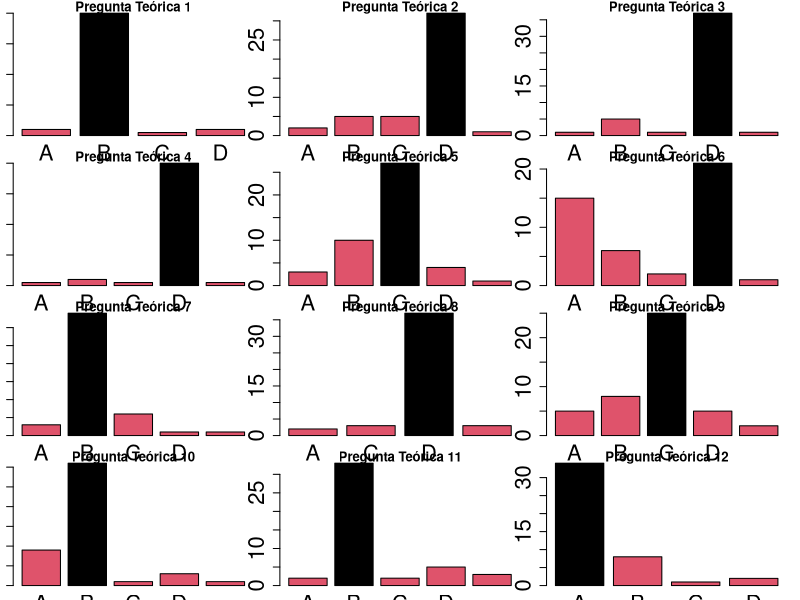
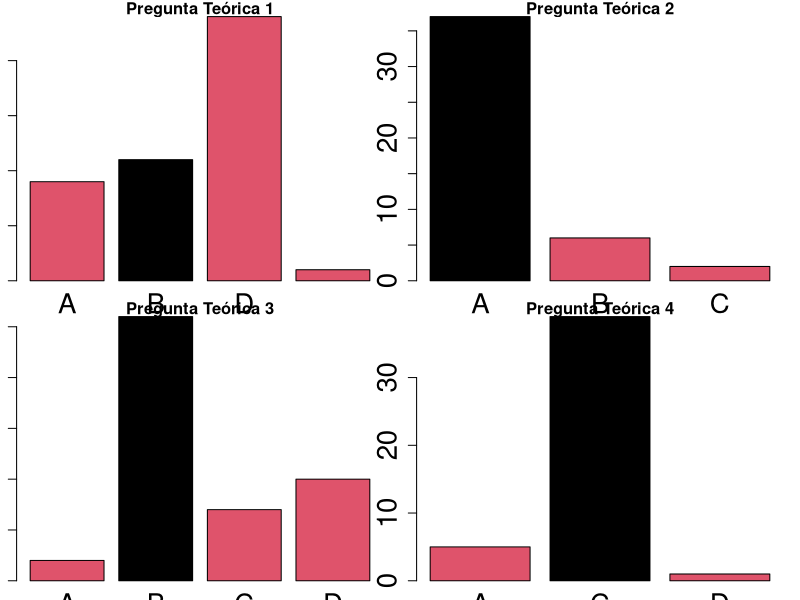
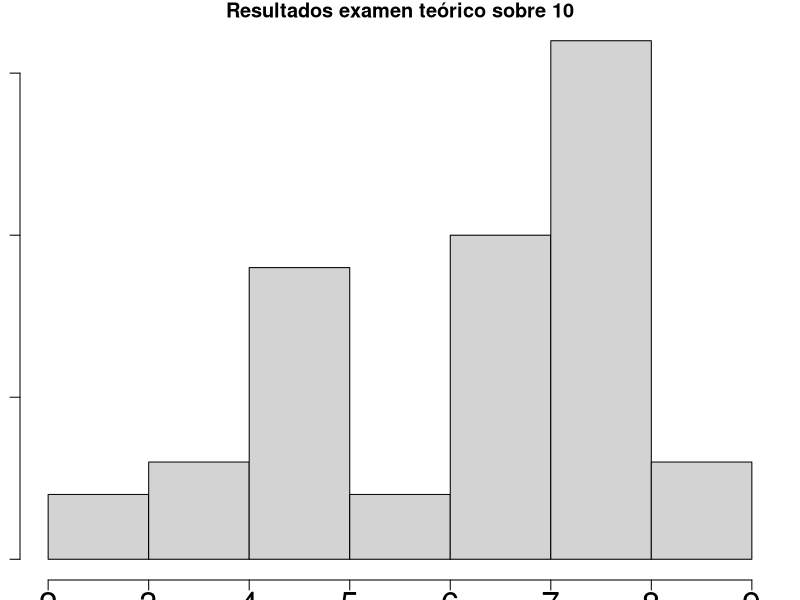
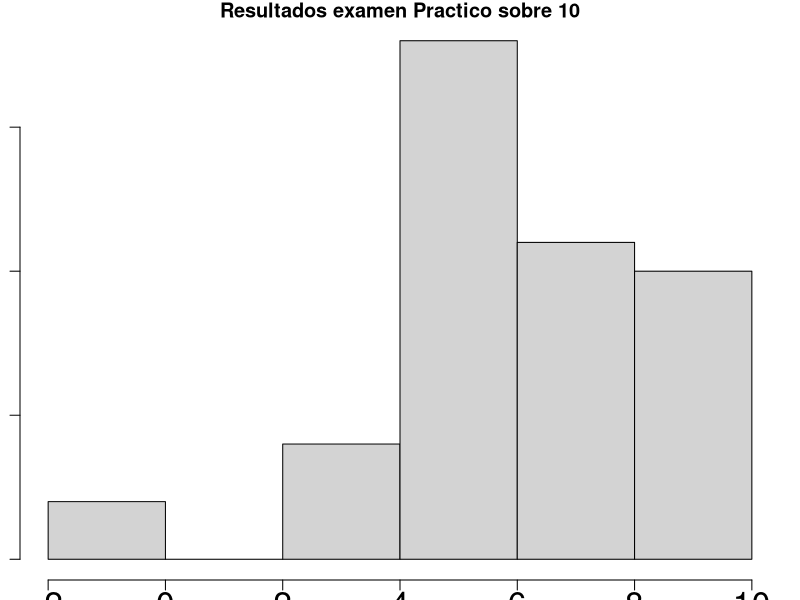
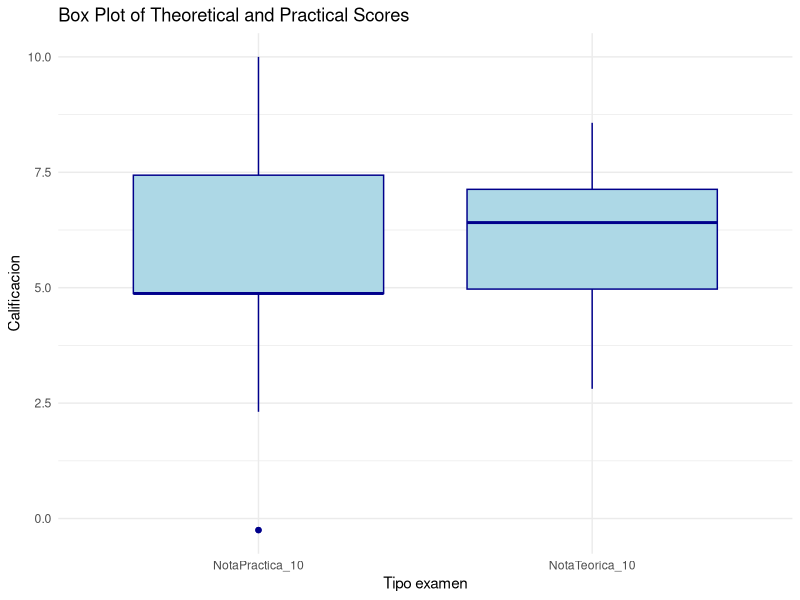
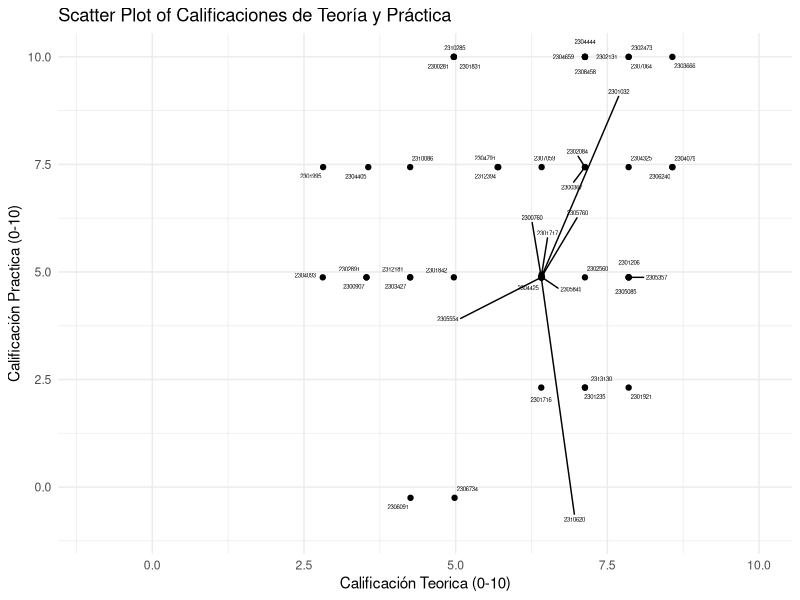

Recreate these plots in R, in order.
library(readxl)
library(dplyr)
library(tidyr)
library(ggplot2)
library(stringr)
library(lubridate)

# Set the working directory to the location of the current script
setwd(dirname(rstudioapi::getActiveDocumentContext()$path))
getwd()
# Read the Excel file into a data frame
data <- read_excel("Notas_Parcial1.xlsx", sheet="Parcial 1")
# Replace spaces with hyphens in column names
colnames(data) <- c("Alumno","PT1","PT2","PT3","PT4","PT5","PT6",
                    "PT7","PT8","PT9","PT10","PT11","PT12",
                    "PP1","PP2","PP3","PP4", 
                    "NotaTeorica_12","NotaPractica_4","NotaTeorica_10","NotaPractica_10")

# Remove row 1
data= data[-1,]
# remove no presentados ,transform data
data= subset(data, NotaTeorica_12 != 0)
str(data)
data$NotaTeorica_12 = as.double(data$NotaTeorica_12,round=3)
data$NotaPractica_4 = as.double(data$NotaPractica_4,round=3)
data$NotaTeorica_10 = as.double(data$NotaTeorica_10,round=3)
data$NotaPractica_10=as.double(data$NotaPractica_10, round=3)


#Plantilla de resultados
Plantilla=as.vector(c("B",	"D",	"D",	"D",	"C",	"D",	"B",	"D",	"C","B",	"B",	"A",	# Preguntas teóricas
                      "B",	"A",	"B",	"C")) # Preguntas prácticas


#### Analisis por preguntas ####
# Use apply to create all contingency tables
pt_cols <- select(data, starts_with("PT"))
pp_cols <- select(data, starts_with("PP"))
contingency_tables_pt <- apply(X=pt_cols, 
                               MARGIN=2,
                               FUN= table, 
                               useNA= "ifany")
contingency_tables_pp <- apply(X=pp_cols, 
                               MARGIN=2,
                               FUN= table, 
                               useNA= "ifany")

#### Visualize per question ######
#Screen for 12 theoretical questions + 4 practical questions
#Mark the right question
colorines <- data.frame(
  A =  factor(sample(c("green", "grey"), 16, replace = TRUE)),
  B = factor(sample(c("green", "grey"), 16, replace = TRUE)),
  C = factor(sample(c("green", "grey"), 16, replace = TRUE)),
  D = factor(sample(c("green", "grey"), 16, replace = TRUE))
)
colorines[1,]= c("grey", "green","grey","grey")
colorines[2,]= c("grey", "grey","grey","green")
colorines[3,]= c("grey", "grey","grey","green")
colorines[4,]= c("grey", "grey","grey","green")
colorines[5,]= c("grey", "grey","green","grey")
colorines[6,]= c("grey", "grey","grey","green")
colorines[7,]= c("grey", "green","grey","grey")
colorines[8,]= c("grey", "grey","green","grey") # No B answers
colorines[9,]= c("grey", "grey","green","grey")
colorines[10,]= c("grey", "green","grey","grey")
colorines[11,]= c("grey", "green","grey","grey")
colorines[12,]= c("green", "grey","grey","grey")
colorines[13,]= c("grey","green","grey","grey")
colorines[14,]= c("green", "grey","grey","grey")
colorines[15,]= c("grey", "green","grey","grey")
colorines[16,]= c("grey","green","grey", "grey") # No B answers

# Set up the plotting area as a 4x3 matrix
par(mfrow = c(4, 3),cex.axis =2)
par(mar=c(1,1,1,1))
# Loop through each question and create a barplot
for (i in 1:12) {
  barplot(contingency_tables_pt[[i]], 
          main = paste("Pregunta Teórica", i),
          xlab = dimnames(contingency_tables_pt[[i]]),
          col= as.character(colorines[i,])
  )
}

# Set up the plotting area as a 2x2 matrix
par(mfrow = c(2, 2), cex.axis =2)
par(mar=c(1,1,1,1))
# Loop through each question and create a barplot
for (i in 1:4) {
  barplot(contingency_tables_pp[[i]], 
          main = paste("Pregunta Teórica", i),
          xlab =  dimnames(contingency_tables_pp[[i]]),
          col= as.character(colorines[12+i,])
  )
}
# Reset to default single plot layout
par(mfrow = c(1, 1))

#### Visualize total alumni ######
hist(data$NotaTeorica_10, main = "Resultados examen teórico sobre 10")
hist(data$NotaPractica_10 , main = "Resultados examen Practico sobre 10")

#Transform data
# Create the box plot for nota teorica
# Transform data to long format
data_long <- pivot_longer(data[,20:21], cols = everything(), names_to = "Variable", values_to = "Value")

# Create box plot for both scores
ggplot(data_long, aes(x = Variable, y = Value)) +
  geom_boxplot(fill = "lightblue", color = "darkblue") +
  labs(title = "Box Plot of Theoretical and Practical Scores",
       x = "Tipo examen",
       y = "Calificacion") +
  theme_minimal()


#Bivariate analysis
cov(data$NotaTeorica_10,data$NotaPractica_10)
cor(data$NotaTeorica_10,data$NotaPractica_10)

#install.packages("ggrepel")
library(ggrepel)
ggplot(data = data, aes(x=NotaTeorica_10,y=NotaPractica_10,label = Alumno)) + 
  geom_point()+
  geom_text_repel(max.overlaps=45, size=1.5) + # Use geom_text_repel for better label positioning
  #             geom_text(aes(label = Alumno),size=3, angle = 45,vjust = -1) + # Adjust vjust as needed for better positioning of labels
  xlim(-1, 10) +
  ylim(-1, 10) +
  labs(title = "Scatter Plot of Calificaciones de Teoría y Práctica",
       x = "Calificación Teorica (0-10)",
       y = "Calificación Practica (0-10)") +
  theme_minimal()
